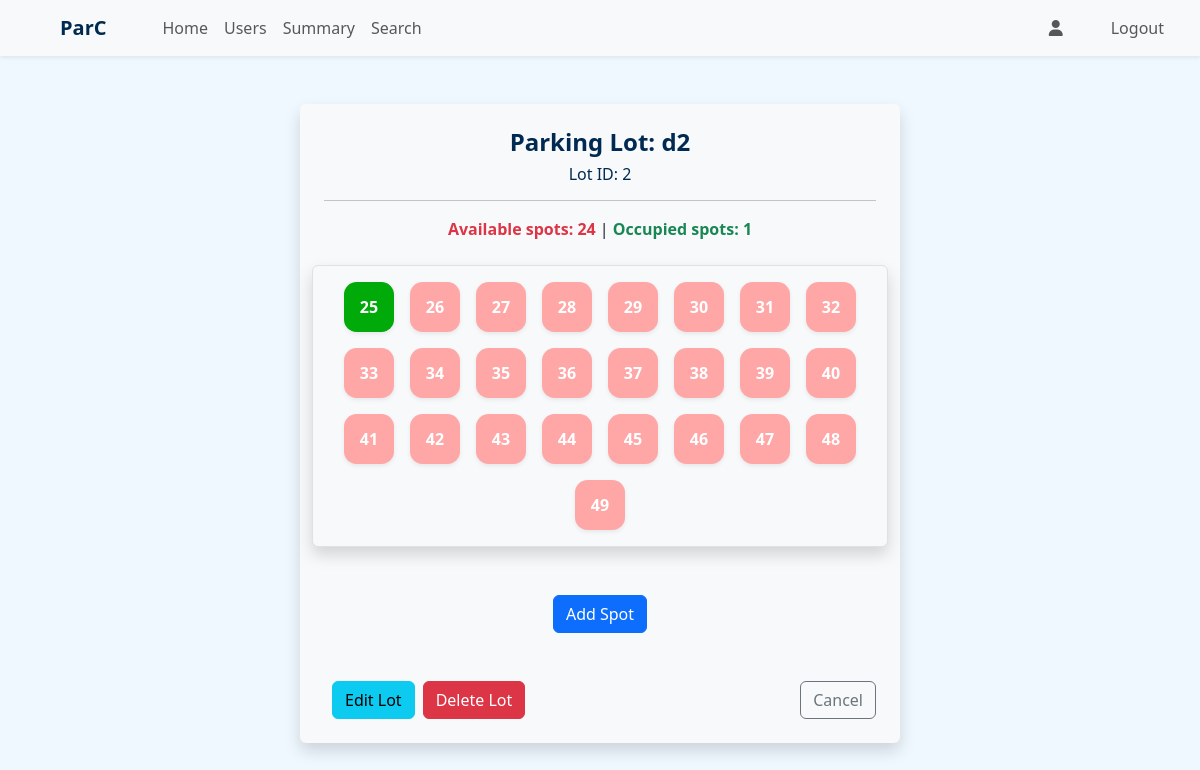
/admin/view_parking_lot/2 (signed in), run on the app's committed database.
### application/models.py (models this page shows)
class ParkingLot(db.Model):
    id = db.Column(db.Integer, primary_key = True)
    pl_name = db.Column(db.String, nullable = False)
    price = db.Column(db.Integer, nullable = False, default = 1000)
    address = db.Column(db.String, nullable = False)
    pincode = db.Column(db.Integer, nullable = False)
    capacity = db.Column(db.Integer, nullable = False)
    spots_count = db.Column(db.Integer, nullable = False)
    created_at = db.Column(db.DateTime, nullable = False)
    spots = db.relationship('ParkingSpot', backref = 'lot', cascade = 'all, delete')

class ParkingSpot(db.Model):
    id = db.Column(db.Integer, primary_key = True)
    lot_id = db.Column(db.Integer, db.ForeignKey('parking_lot.id'), nullable = False)
    status = db.Column(db.String, nullable = False, default = 'available')
    reservations = db.relationship('Reservation', backref = 'spot', cascade = 'all, delete')

### application/routes.py (the view)
@app.route('/admin/view_parking_lot/<int:lot_id>')
@auth_required()
@roles_required('admin')
def view_parking_lot(lot_id):
    lot = ParkingLot.query.get(lot_id)
    occupied_spots = get_reserved_spots_count(lot.id)
    available_spots = lot.spots_count - occupied_spots
    return render_template('view_lot.html', lot=lot, occupied_spots = occupied_spots, available_spots = available_spots)

### application/utils.py (called while the page is built)
def get_reserved_spots_count(lot_id):
    return ParkingSpot.query.filter_by(lot_id = lot_id, status = "occupied").count()

### templates/view_lot.html (shortened to what this page needs)
{% extends "admin_dashboard.html" %}
{% block content %}
<div class="container my-5 w-50 mx-auto bg-light p-4 rounded shadow">
    <div class="row justify-content-center mb-4">
        <div class="text-center">
            <h4 class="fw-semibold">Parking Lot: {{lot.pl_name}}</h4>
            <h6>Lot ID: {{lot.id}}</h6>
            <hr>
            <div>
                <span class="fw-semibold text-danger">Available spots: {{available_spots}} </span> |
                <span class="fw-semibold text-success">Occupied spots: {{occupied_spots}} </span>
            </div>
        </div>
    </div>
    <div class="row align-items-start justify-content-center gap-3 rounded p-3 bg-light shadow border">
        {% for spot in lot.spots %}
        <a href="{{url_for('get_spot', spot_id = spot.id)}}"
            class="spot_box shadow-sm {{'unavailable' if spot.status != 'available' else 'available'}} ">
            {{spot.id}}
        </a>
        {% else %}
        <div class="text-center">
            <h5 class="text-muted">No Spots Found</h5>
        </div>
        {% endfor %}
    </div>
    <div class="text-center my-5">
        <a href="{{url_for('create_spot', lot_id = lot.id)}}" class="btn btn-primary"> Add Spot</a>
    </div>
    <div class="d-flex justify-content-between">
        <div class="d-flex">
            <a href="{{url_for('edit_parking_lot', lot_id=lot.id)}}" class="btn btn-info mx-2">Edit Lot</a>
            <a href="{{url_for('delete_lot', lot_id = lot.id)}}" class="btn btn-danger">Delete Lot</a>
        </div>
        <a href="javascript:history.back()" class="btn btn-outline-secondary">Cancel</a>
    </div>
</div>
{% endblock %}

### templates/admin_dashboard.html (style rules this page uses)
body { background-image: none !important; }
.spot_box { width: 50px; height: 50px; background-color: red; border-radius: 25%; display: flex; justify-content: center; align-items: center; color: white; font-weight: bold; text-decoration: none; }
.available { background-color: rgb(255, 167, 167); }
.unavailable { background-color: rgb(0, 170, 9); }

### data on the page
ParkingLot: pl_name "d2", id "2"
ParkingSpot: id "25"
ParkingSpot: id "26"
ParkingSpot: id "27"
ParkingSpot: id "28"
ParkingSpot: id "29"
ParkingSpot: id "30"
ParkingSpot: id "31"
ParkingSpot: id "32"
ParkingSpot: id "33"
ParkingSpot: id "34"
ParkingSpot: id "35"
ParkingSpot: id "36"
ParkingSpot: id "37"
ParkingSpot: id "38"
ParkingSpot: id "39"
ParkingSpot: id "40"
ParkingSpot: id "41"
ParkingSpot: id "42"
ParkingSpot: id "43"
ParkingSpot: id "44"
ParkingSpot: id "45"
ParkingSpot: id "46"
ParkingSpot: id "47"
ParkingSpot: id "48"
ParkingSpot: id "49"

### other printed values
{{ available_spots }} "24"
{{ occupied_spots }} "1"
